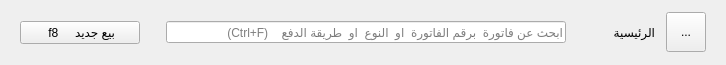
         <widget class="QWidget" name="navhome" native="true">
          <property name="minimumSize">
           <size>
            <width>0</width>
            <height>65</height>
           </size>
          </property>
          <property name="maximumSize">
           <size>
            <width>16777215</width>
            <height>65</height>
           </size>
          </property>
          <layout class="QHBoxLayout" name="horizontalLayout_9">
           <property name="leftMargin">
            <number>20</number>
           </property>
           <property name="rightMargin">
            <number>20</number>
           </property>
           <item>
            <widget class="QPushButton" name="btnhomeadd">
             <property name="minimumSize">
              <size>
               <width>120</width>
               <height>0</height>
              </size>
             </property>
             <property name="maximumSize">
              <size>
               <width>120</width>
               <height>16777215</height>
              </size>
             </property>
             <property name="layoutDirection">
              <enum>Qt::LayoutDirection::RightToLeft</enum>
             </property>
             <property name="text">
              <string> f8     بيع جديد</string>
             </property>
             <property name="icon">
              <iconset>
               <normaloff>icons/plus.svg</normaloff>icons/plus.svg</iconset>
             </property>
            </widget>
           </item>
           <item>
            <spacer name="horizontalSpacer_18">
             <property name="orientation">
              <enum>Qt::Orientation::Horizontal</enum>
             </property>
             <property name="sizeType">
              <enum>QSizePolicy::Policy::Fixed</enum>
             </property>
             <property name="sizeHint" stdset="0">
              <size>
               <width>20</width>
               <height>20</height>
              </size>
             </property>
            </spacer>
           </item>
           <item>
            <widget class="QLineEdit" name="homesearch">
             <property name="minimumSize">
              <size>
               <width>400</width>
               <height>0</height>
              </size>
             </property>
             <property name="maximumSize">
              <size>
               <width>400</width>
               <height>16777215</height>
              </size>
             </property>
             <property name="placeholderText">
              <string>ابحث عن فاتورة  برقم الفاتورة  او  النوع  او  طريقة الدفع    (Ctrl+F)</string>
             </property>
            </widget>
           </item>
           <item>
            <spacer name="horizontalSpacer_2">
             <property name="orientation">
              <enum>Qt::Orientation::Horizontal</enum>
             </property>
             <property name="sizeHint" stdset="0">
              <size>
               <width>40</width>
               <height>20</height>
              </size>
             </property>
            </spacer>
           </item>
           <item>
            <widget class="QLabel" name="lblhome">
             <property name="text">
              <string>الرئيسية</string>
             </property>
            </widget>
           </item>
           <item>
            <spacer name="horizontalSpacer_4">
             <property name="orientation">
              <enum>Qt::Orientation::Horizontal</enum>
             </property>
             <property name="sizeType">
              <enum>QSizePolicy::Policy::Fixed</enum>
             </property>
             <property name="sizeHint" stdset="0">
              <size>
               <width>5</width>
               <height>20</height>
              </size>
             </property>
            </spacer>
           </item>
           <item>
            <widget class="QToolButton" name="homeicon">
             <property name="minimumSize">
              <size>
               <width>40</width>
               <height>40</height>
              </size>
             </property>
             <property name="maximumSize">
              <size>
               <width>40</width>
               <height>40</height>
              </size>
             </property>
             <property name="text">
              <string>...</string>
             </property>
             <property name="icon">
              <iconset>
               <normaloff>icons/home2.svg</normaloff>icons/home2.svg</iconset>
             </property>
             <property name="iconSize">
              <size>
               <width>22</width>
               <height>22</height>
              </size>
             </property>
            </widget>
           </item>
          </layout>
         </widget>
